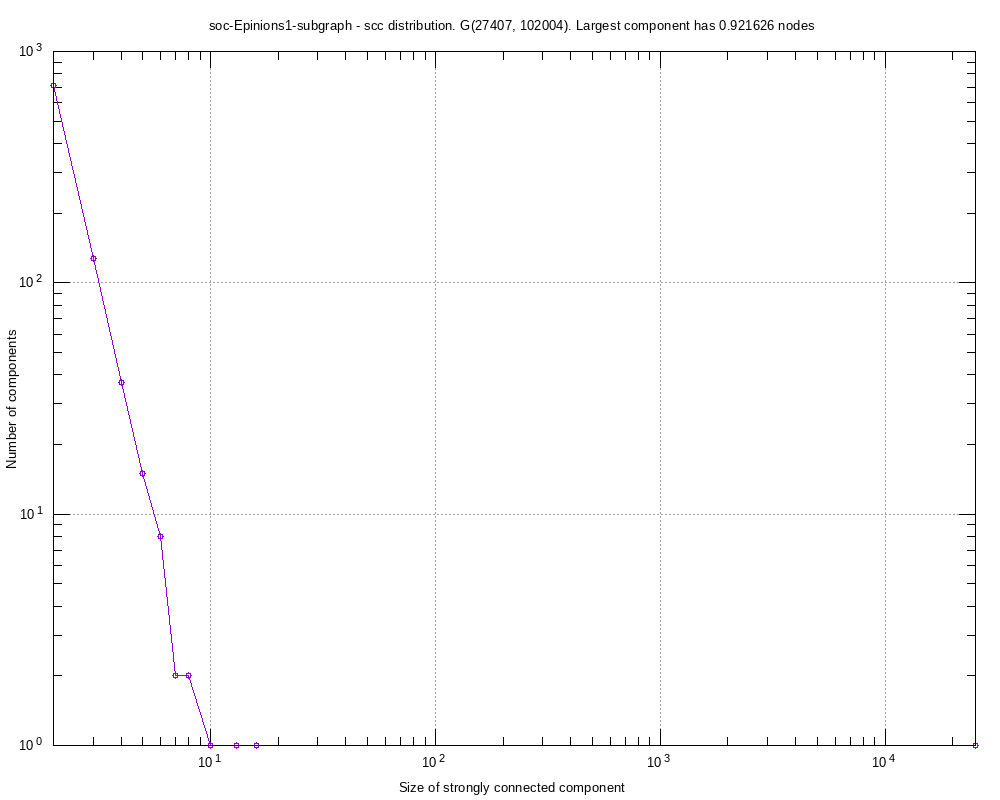

This figure's gnuplot source:
#
# soc-Epinions1-subgraph - scc distribution. G(27407, 102004). Largest component has 0.921626 nodes (Thu Sep  5 19:50:02 2019)
#

set title "soc-Epinions1-subgraph - scc distribution. G(27407, 102004). Largest component has 0.921626 nodes"
set key bottom right
set logscale xy 10
set format x "10^{%L}"
set mxtics 10
set format y "10^{%L}"
set mytics 10
set grid
set xlabel "Size of strongly connected component"
set ylabel "Number of components"
set tics scale 2
set terminal png font arial 10 size 1000,800
set output 'scc.soc-Epinions1-subgraph.png'
plot 	"scc.soc-Epinions1-subgraph.tab" using 1:2 title "" with linespoints pt 6
